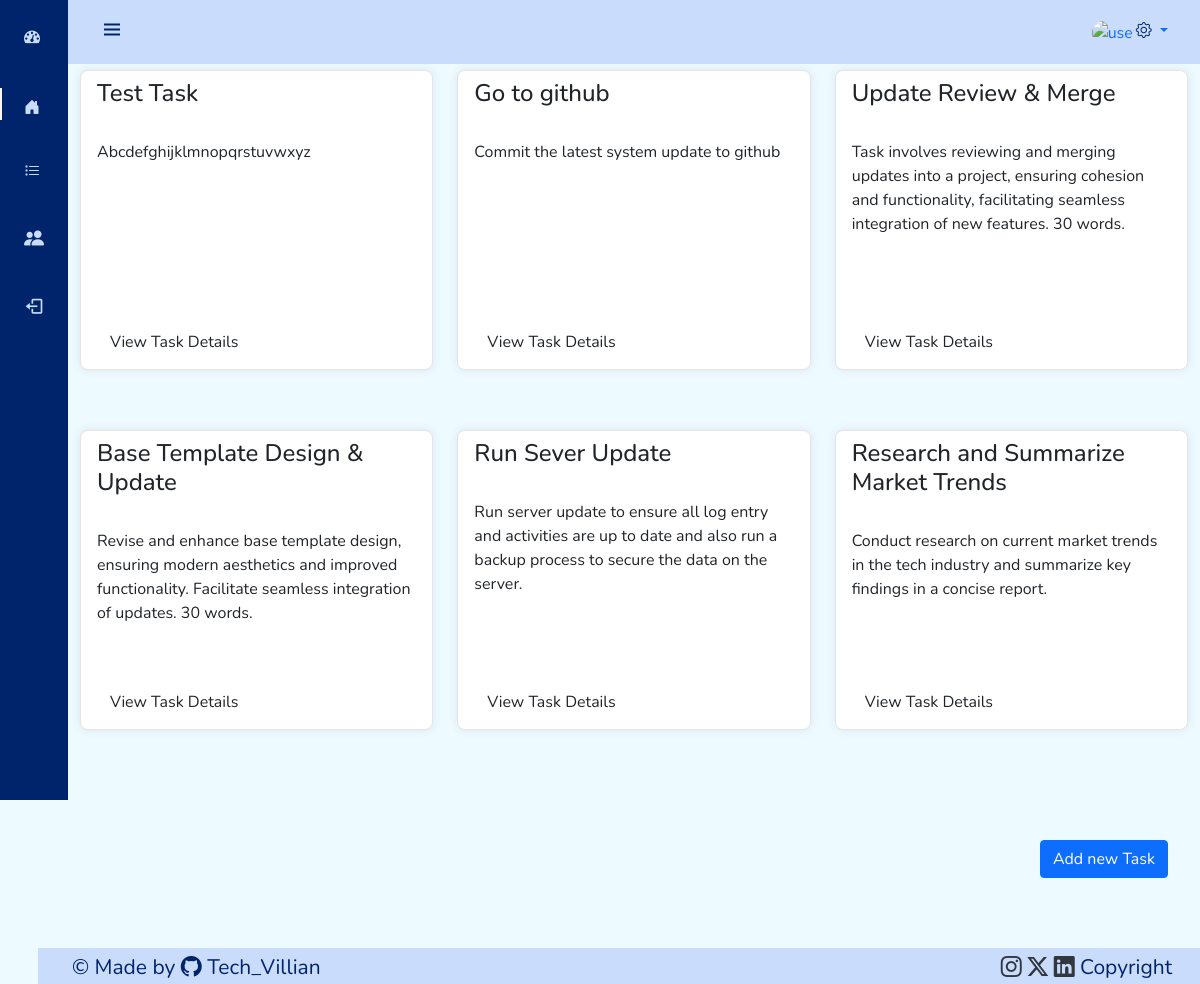
/tasks/ (signed in), run on an earlier commit of the app's database.
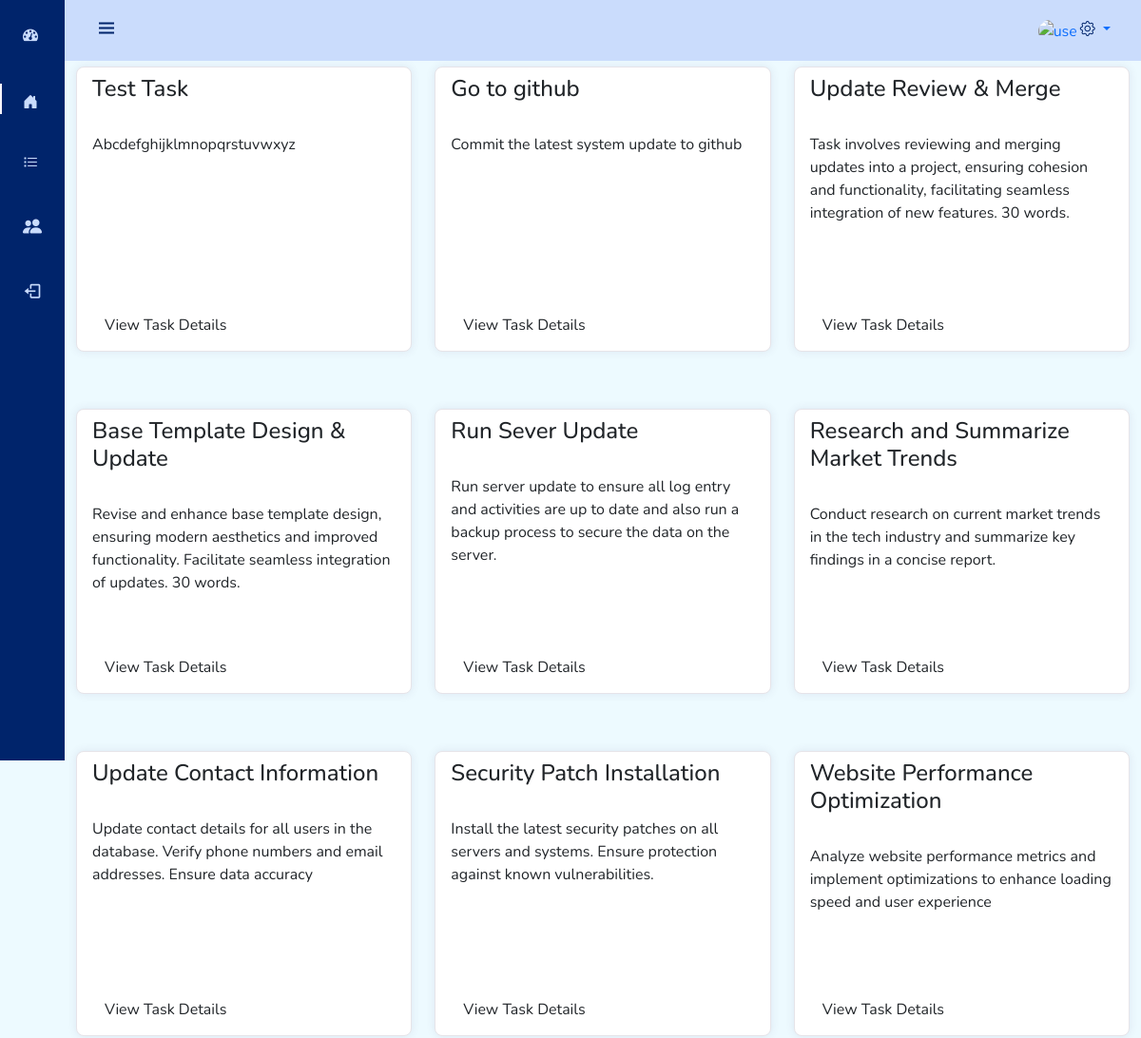
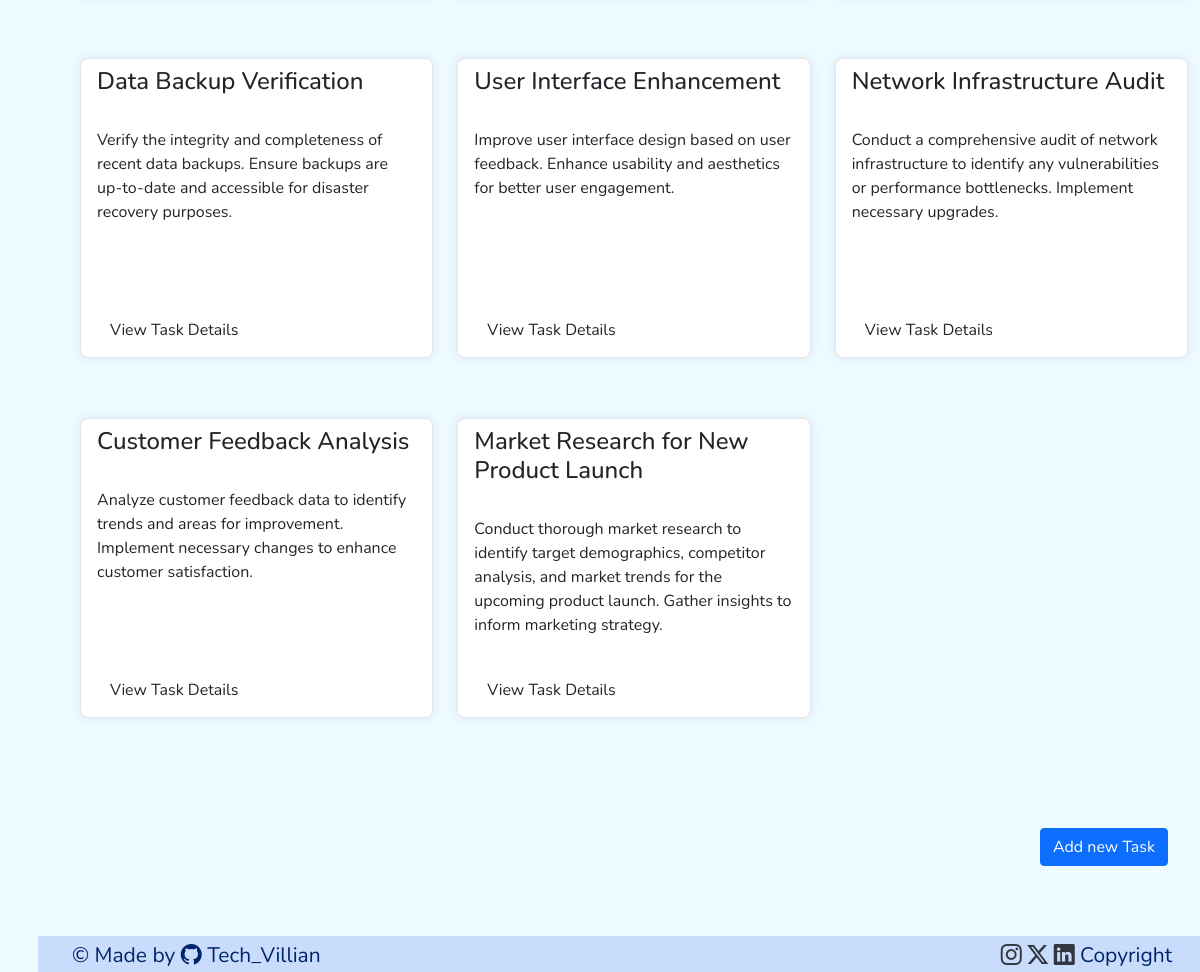
And on a later commit of the database (2 pictures, top to bottom).
### project/models.py (models this page shows, shortened)
class Task(models.Model):
    created_by = models.ForeignKey(auth.get_user_model(), on_delete=models.CASCADE)
    title = models.CharField(max_length=255)
    description = models.TextField()
    deadline = models.DateField()
    status = models.CharField(max_length=20, choices=[
        ('pending', 'Pending'),
        ('in_progress', 'In Progress'),
        ('completed', 'Completed')
    ])
    incident_types = models.CharField(max_length=20, choices=[
        ('critical', 'Critical'),
        ('high', 'High'),
        ('medium', 'Medium')
    ], blank=True, null=True)
    assigned_to = models.ForeignKey(User, on_delete=models.CASCADE, related_name='tasks')
    assigned_team = models.ForeignKey(Team, on_delete=models.SET_NULL, null=True, blank=True, related_name='assigned_tasks')

### project/views.py (the view)
# urls.py: path('tasks/', project_views.task_list, name='task'),
def task_list(request):
    tasks = Task.objects.all()
    return render(request, 'tasks/task_view.html', {'tasks': tasks})

### project/templates/tasks/task_view.html (shortened to what this page needs)
{% extends 'base.html' %}
{% block content %}
<div class="container">
    <div class="row" style="margin-top: 70px; margin-bottom: 30px;">
        {% for task in tasks %}
        <div class="col-lg-4" style="margin-bottom: 30px;">
            <div class="card card-margin" style="max-height: 300px; min-height: 300px;">
                <div class="card-header no-border">
                    <h4 class="card-title">{{ task.title|capfirst }}</h4>
                </div>
                <div class="card-body">
                <p class="card-text">{{ task.description|capfirst }}</p>
                </div>
                <div class="card-footer no-border">
                    <a href="{% url 'task_detail' task.id %}" class="btn btn-outline">View Task Details</a>
                </div>
            </div>
        </div>
        {% endfor %}
    </div>
    <div style="padding: 20px; margin-bottom: 50px; text-align: right;">
        <a href="{% url 'task-create' %}" class="btn btn-primary" style="text-decoration: none;">Add new Task</a>
    </div>
</div>
{% endblock content %}

### user/templates/base.html (shortened to what this page needs)
{% load tz %}
<!DOCTYPE html>
<html lang="en">
<head>
    <link href="https://cdn.jsdelivr.net/npm/bootstrap@5.0.2/dist/css/bootstrap.min.css" rel="stylesheet">
    <link rel="stylesheet" href="https://stackpath.bootstrapcdn.com/bootstrap/4.5.2/css/bootstrap.min.css">
    <link rel="stylesheet" href="https://cdn.jsdelivr.net/npm/bootstrap-icons@1.11.1/font/bootstrap-icons.css">
    <link href="https://maxcdn.bootstrapcdn.com/bootstrap/4.5.2/css/bootstrap.min.css" rel="stylesheet">
    <link rel="stylesheet" href="https://cdn.jsdelivr.net/npm/bootstrap-icons@1.11.3/font/bootstrap-icons.min.css">
    <link rel="stylesheet" href="https://cdnjs.cloudflare.com/ajax/libs/font-awesome/4.7.0/css/font-awesome.min.css" />
    <link rel="stylesheet" href="https://cdnjs.cloudflare.com/ajax/libs/twitter-bootstrap/4.0.0-alpha.6/css/bootstrap.min.css">
    <link rel="stylesheet" href="https://cdn.jsdelivr.net/npm/bootstrap@5.0.0-beta1/dist/css/bootstrap.min.css">
    <link rel="stylesheet" href="https://cdn.jsdelivr.net/npm/boxicons@latest/css/boxicons.min.css">
</head>
<body id="body-pd">
  <div class="container-fluid">
    <header class="header" id="header">
      <div class="header_toggle"> <i class='bx bx-menu' id="header-toggle"></i> </div>
      {% if user.is_authenticated %}
      <div class="dropdown">
        <a href="#" class="pc-head-link head-link-primary dropdown-toggle arrow-none me-0" data-bs-toggle="dropdown" role="button" aria-haspopup="false" aria-expanded="false" style="text-decoration: none;" style="color: #00246B;">
          <img src="{{ user.profile.image.url }}" alt="user-image" class="user-avatar" style="max-width: 40px; max-height: 40px; border-radius: 20px; text-decoration: none;">
          <span>
            <i class="bi bi-gear" style="color: #00246B; text-decoration: none;"></i>
          </span>
        </a>
    </div>
    {% endif %}
    </header>
    <div class="l-navbar" id="nav-bar">
      <nav class="nav">
          <div> <a href="#" class="nav_logo"> <i class='fa fa-tachometer' style="color: #CADCFC;"></i> <span class="nav_logo-name">Leinad_Sama</span> </a>
              <div class="nav_list active"><a href="{% url 'home' %}" class="nav_link"> <i class='bi bi-house-door-fill'></i> <span class="nav_name">Home</span> </a> <a href="{% url 'task' %}" class="nav_link"> <i class='bi bi-list-task nav-icon'></i> <span class="nav_name">Task</span> </a> <a href="{% url 'team' %}" class="nav_link"> <i class='bi bi-people-fill nav_icon'></i> <span class="nav_name">Team</span> </a>
          </div> <a href="{% url 'logout' %}" class="nav_link"> <i class='bx bx-log-out nav_icon'></i> <span class="nav_name">LogOut</span> </a>
      </nav>
  </div>
  </div>
  <main class="height-100">
    {% block content %}{% endblock %}
  </main>
<footer class="footer" id="footer" style=" margin-left: -30px; bottom: 0;">
  <div class="con" style=" margin-left: 0;">
    <div class="row" style="bottom: 0;">
      <div class="col text-left">
          <small>&copy; Made by <a href="https://www.github.com/dannysesi" style="color: #00246B; text-decoration: none;"><i class="bi bi-github"></i> Tech_Villian</a></small>
      </div>
      <div class="col text-right">
          <small><a href="https://www.instagram.com/leinad_the_gr8/"><i class="bi bi-instagram"style="color: #31363F;"></i></a> <a href="https://twitter.com/Dannysesi24"><i class="bi bi-twitter-x"style="color: #31363F;"></i></a> <a href="https://www.linkedin.com/in/daniel-olusesi/"><i class="bi bi-linkedin"style="color: #31363F;"></i></a>  Copyright</small>
      </div>
    </div>
  </div>
</footer>
</body>
</html>

### user/templates/base.html (style rules this page uses)
:root { --header-height: 3rem;--nav-width: 68px;--first-color: #00246B;--first-color-light: #CADCFC;--white-color: #F7F6FB;--body-font: 'Nunito', sans-serif;--normal-font-size: 1rem;--z-fixed: 100 }
*,::before,::after { box-sizing: border-box }
body { position: relative;margin: var(--header-height) 0 0 0;padding: 0 0rem;font-family: var(--body-font);font-size: var(--normal-font-size);transition: .5s }
a { text-decoration: none }
.header { width: 100%;height: var(--header-height);position: fixed;top: 0;left: 0;display: flex;align-items: center;justify-content: space-between;padding: 0 1rem;background-color: #CADCFC;z-index: var(--z-fixed);transition: .5s }
.header_toggle { color: var(--first-color);font-size: 1.5rem;cursor: pointer }
.l-navbar { position: fixed;top: 0;left: -30%;width: var(--nav-width);height: 100vh;background-color: var(--first-color);padding: .5rem 1rem 0 0;transition: .5s;z-index: var(--z-fixed) }
.nav { height: 100%;display: flex;flex-direction: column;justify-content: space-between;overflow: hidden }
.nav_logo, .nav_link { display: grid;grid-template-columns: max-content max-content;align-items: center;column-gap: 1rem;padding: .5rem 0 .5rem 1.5rem }
.nav_logo { margin-bottom: 2rem }
.nav_link { position: relative;color: var(--first-color-light);margin-bottom: 1.5rem;transition: .3s }
.nav_icon { font-size: 1.25rem }
.active { color: var(--white-color) }
.active::before { content: '';position: absolute;left: 0;width: 2px;height: 32px;background-color: var(--white-color) }
.height-100 { height:100% }
@media screen and (min-width: 768px) { body { margin: calc(var(--header-height) + 1rem) 0 0 0;padding-left: calc(var(--nav-width) + 0rem); } }
@media screen and (min-width: 768px) { .header { height: calc(var(--header-height) + 1rem);padding: 0 2rem 0 calc(var(--nav-width) + 2rem) } }
@media screen and (min-width: 768px) { .l-navbar { left: 0;padding: 1rem 1rem 0 0 } }
.footer { height: var(--footer-height);position: sticky;left: 0;display: flex;align-items: center;justify-content: space-between;padding: 0 1rem;background-color: #CADCFC;transition: .5s; flex-shrink: 0; margin-top: 3em; }
.footer .con { display: flex;justify-content: space-between; width: 100%; margin-left: -50px; color: var(--first-color);font-size: 1.5rem;cursor: pointer; bottom: 0; }
.footer .con .row { width: 100% }
.footer .con .row .col { width: 100% }
.footer .con .row .col.text-left { text-align: left; padding-left: 30px; }
.footer .con .row .col.text-right { text-align: right; padding-right: 0px; }

### project/templates/tasks/task_view.html (style rules this page uses)
body { background: #98e4ff2c; margin-top:20px; }
.card-margin { margin-bottom: 1.875rem; }
.card { border: 0; box-shadow: 0px 0px 10px 0px rgba(82, 63, 105, 0.1); -webkit-box-shadow: 0px 0px 10px 0px rgba(82, 63, 105, 0.1); -moz-box-shadow: 0px 0px 10px 0px rgba(82, 63, 105, 0.1); -ms-box-shadow: 0px 0px 10px 0px rgba(82, 63, 105, 0.1); }
.card { position: relative; display: flex; flex-direction: column; min-width: 0; word-wrap: break-word; background-color: #ffffff; background-clip: border-box; border: 1px solid #e6e4e9; border-radius: 8px; }
.card .card-header.no-border { border: 0; }
.card .card-header { background: none; padding: 1 0.9375rem; font-weight: 500; display: flex; align-items: center; min-height: 50px; }
.card-header:first-child { border-radius: calc(8px - 1px) calc(8px - 1px) 0 0; }
.card .card-footer.no-border { border: 0; }
.card .card-footer { background: none; padding: 1 0.9375rem; font-weight: 500; display: flex; min-height: 50px; }

What changed in the data, as far as the page shows it:
added Task: title "Update Contact Information", description "Update contact details for all users in the database. Verify phone numbers and email addresses. Ensure data accuracy"
added Task: title "Security Patch Installation", description "Install the latest security patches on all servers and systems. Ensure protection against known vulnerabilities."
added Task: title "Website Performance Optimization", description "Analyze website performance metrics and implement optimizations to enhance loading speed and user experience"
added Task: title "Data Backup Verification", description "Verify the integrity and completeness of recent data backups. Ensure backups are up-to-date and accessible for disaster recovery purposes."
added Task: title "User Interface Enhancement", description "Improve user interface design based on user feedback. Enhance usability and aesthetics for better user engagement."
added Task: title "Network Infrastructure Audit", description "Conduct a comprehensive audit of network infrastructure to identify any vulnerabilities or performance bottlenecks. Implement necessary upgrades."
added Task: title "Customer Feedback Analysis", description "Analyze customer feedback data to identify trends and areas for improvement. Implement necessary changes to enhance customer satisfaction."
added Task: title "Market Research for New Product Launch", description "Conduct thorough market research to identify target demographics, competitor analysis, and market trends for the upcoming product launch. Gather insights to inform marketing strategy."
